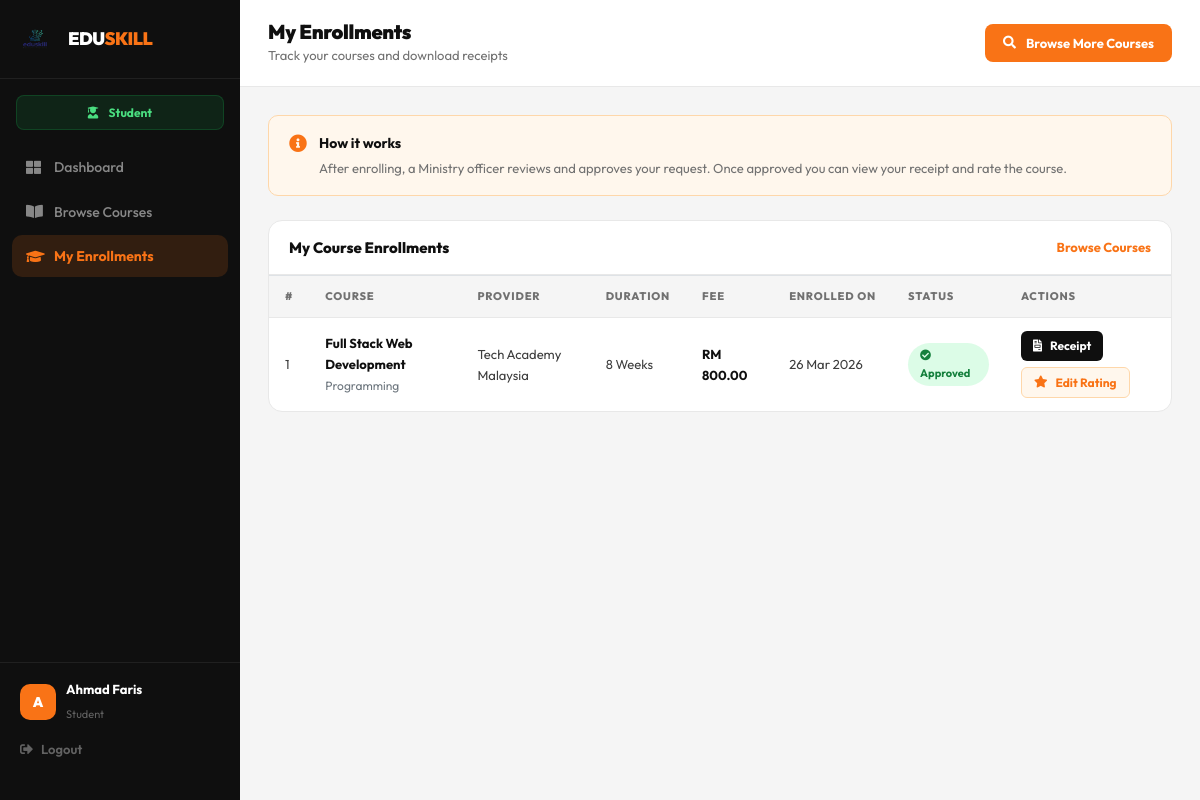
Page /student/my_courses.php (signed in) on the committed database.
### tables this page shows
CREATE TABLE IF NOT EXISTS enrollments (
    id          INT AUTO_INCREMENT PRIMARY KEY,
    student_id  INT NOT NULL,
    course_id   INT NOT NULL,
    notes       TEXT,
    status      ENUM('pending','approved','rejected') DEFAULT 'pending',
    enrolled_at TIMESTAMP DEFAULT CURRENT_TIMESTAMP,
    FOREIGN KEY (student_id) REFERENCES students(id) ON DELETE CASCADE,
    FOREIGN KEY (course_id)  REFERENCES courses(id)  ON DELETE CASCADE,
    UNIQUE KEY unique_enrollment (student_id, course_id)
);

CREATE TABLE IF NOT EXISTS courses (
    id           INT AUTO_INCREMENT PRIMARY KEY,
    provider_id  INT NOT NULL,
    title        VARCHAR(200) NOT NULL,
    category     VARCHAR(100) NOT NULL,
    duration     VARCHAR(50) NOT NULL,
    description  TEXT,
    price        DECIMAL(10,2) DEFAULT 0.00,
    max_students INT DEFAULT 30,
    status       ENUM('pending','approved','rejected') DEFAULT 'pending',
    created_at   TIMESTAMP DEFAULT CURRENT_TIMESTAMP,
    FOREIGN KEY (provider_id) REFERENCES providers(id) ON DELETE CASCADE
);

CREATE TABLE IF NOT EXISTS providers (
    id          INT AUTO_INCREMENT PRIMARY KEY,
    org_name    VARCHAR(150) NOT NULL,
    email       VARCHAR(100) NOT NULL UNIQUE,
    phone       VARCHAR(20),
    address     VARCHAR(200),
    description TEXT,
    password    VARCHAR(255) NOT NULL,
    status      ENUM('pending','approved','rejected') DEFAULT 'pending',
    created_at  TIMESTAMP DEFAULT CURRENT_TIMESTAMP
);

### student/my_courses.php (the view, shortened to what this page needs)
<?php
require_once '../config/database.php';
$student_id   = $_SESSION['user_id'];
$student_name = $_SESSION['user_name'] ?? 'Student';
$result = mysqli_query($conn, "
    SELECT
        e.id,
        e.status,
        e.enrolled_at,
        e.notes,
        c.id   as course_id,
        c.title as course,
        c.duration,
        c.category,
        c.price,
        p.org_name as provider,
        (SELECT rating FROM ratings WHERE student_id=$student_id AND course_id=c.id LIMIT 1) as my_rating,
        (SELECT ROUND(AVG(rating),1) FROM ratings WHERE course_id=c.id) as avg_rating,
        (SELECT COUNT(*) FROM ratings WHERE course_id=c.id) as total_ratings
    FROM enrollments e
    JOIN courses c  ON e.course_id  = c.id
    JOIN providers p ON c.provider_id = p.id
    WHERE e.student_id = $student_id
    ORDER BY e.enrolled_at DESC
");
?>
<!DOCTYPE html>
<html lang="en">
<head>
    <link rel="stylesheet" href="https://stackpath.bootstrapcdn.com/bootstrap/4.5.2/css/bootstrap.min.css">
    <link rel="stylesheet" href="https://cdnjs.cloudflare.com/ajax/libs/font-awesome/5.15.4/css/all.min.css">
    <link rel="stylesheet" href="../css/style.css">
    <link rel="stylesheet" href="../css/pasang.css">
    <link rel="stylesheet" href="../css/shreeyash.css">
</head>
<body class="dashboard-body">
<div class="dashboard-wrap">
    <aside class="dash-sidebar">
        <div class="dsb-brand">
            <a href="../index.php">
                <img src="../images/logo.png" alt="Logo"
                     class="dsb-brand-img"
                     onerror="this.style.display='none'">
                <span class="dsb-brand-text ml-2">EDU<span class="dsb-brand-accent">SKILL</span></span>
            </a>
        </div>
        <div class="dsb-role-badge student-role-badge">
            <i class="fas fa-user-graduate mr-2"></i> Student
        </div>
        <nav class="dsb-nav">
            <a href="dashboard.php"  class="dsb-link"><i class="fas fa-th-large"></i> Dashboard</a>
            <a href="courses.php"    class="dsb-link"><i class="fas fa-book-open"></i> Browse Courses</a>
            <a href="my_courses.php" class="dsb-link active"><i class="fas fa-graduation-cap"></i> My Enrollments</a>
        </nav>
        <div class="dsb-bottom">
            <div class="dsb-user-info">
                <div class="dsb-avatar"><?php echo strtoupper(substr($student_name,0,1)); ?></div>
                <div>
                    <strong><?php echo htmlspecialchars($student_name); ?></strong>
                    <span>Student</span>
                </div>
            </div>
            <a href="../auth/logout.php" class="dsb-logout">
                <i class="fas fa-sign-out-alt"></i> Logout
            </a>
        </div>
    </aside>
    <main class="dash-main">
        <div class="dash-topbar">
            <div>
                <h4 class="dash-page-title">My Enrollments</h4>
                <p class="dash-page-sub">Track your courses and download receipts</p>
            </div>
            <div class="dash-topbar-right">
                <a href="courses.php" class="btn-dash-primary">
                    <i class="fas fa-search mr-1"></i> Browse More Courses
                </a>
            </div>
        </div>
        <div class="dash-content">
            <div class="enrollment-info-box mb-4">
                <div class="eib-item">
                    <i class="fas fa-info-circle"></i>
                    <div>
                        <strong>How it works</strong>
                        <p>After enrolling, a Ministry officer reviews and approves your request. Once approved you can view your receipt and rate the course.</p>
                    </div>
                </div>
            </div>
            <div class="dash-card">
                <div class="dash-card-head">
                    <h5>My Course Enrollments</h5>
                    <a href="courses.php" class="dash-card-link">Browse Courses</a>
                </div>
                <div class="dash-table-wrap">
                    <table class="table dash-table">
                        <thead>
                            <tr>
                                <th>#</th>
                                <th>Course</th>
                                <th>Provider</th>
                                <th>Duration</th>
                                <th>Fee</th>
                                <th>Enrolled On</th>
                                <th>Status</th>
                                <th>Actions</th>
                            </tr>
                        </thead>
                        <tbody>
                            <?php while ($e = mysqli_fetch_assoc($result)): ?>
                            <tr>
                                <td><?php echo $e['id']; ?></td>
                                <td>
                                    <strong><?php echo htmlspecialchars($e['course']); ?></strong><br>
                                    <small class="text-muted"><?php echo htmlspecialchars($e['category']); ?></small>
                                </td>
                                <td><?php echo htmlspecialchars($e['provider']); ?></td>
                                <td><?php echo htmlspecialchars($e['duration']); ?></td>
                                <td>
                                    <?php if ($e['price'] > 0): ?>
                                        <strong>RM <?php echo number_format($e['price'], 2); ?></strong>
                                    <?php else: ?>
                                        <span class="status-approved">Free</span>
                                    <?php endif; ?>
                                </td>
                                <td><?php echo date('d M Y', strtotime($e['enrolled_at'])); ?></td>
                                <td>
                                    <?php if ($e['status'] === 'pending'): ?>
                                        <span class="status-pending">
                                            <i class="fas fa-clock mr-1"></i>Pending
                                        </span>
                                    <?php elseif ($e['status'] === 'approved'): ?>
                                        <span class="status-approved">
                                            <i class="fas fa-check-circle mr-1"></i>Approved
                                        </span>
                                    <?php elseif ($e['status'] === 'completed'): ?>
                                        <span class="status-completed">
                                            <i class="fas fa-certificate mr-1"></i>Completed
                                        </span>
                                    <?php else: ?>
                                        <span class="status-rejected">
                                            <i class="fas fa-times-circle mr-1"></i>Rejected
                                        </span>
                                    <?php endif; ?>
                                </td>
                                <td>
                                    <div class="my-courses-actions">
                                        <?php if ($e['status'] === 'approved' || $e['status'] === 'completed'): ?>
                                            <a href="receipt.php?id=<?php echo $e['id']; ?>"
                                               class="btn-view-receipt">
                                                <i class="fas fa-file-invoice mr-1"></i>Receipt
                                            </a>
                                            <a href="rate_course.php?id=<?php echo $e['course_id']; ?>"
                                               class="<?php echo $e['my_rating'] ? 'btn-edit-rating' : 'btn-rate-course'; ?>">
                                                <i class="fas fa-star mr-1"></i>
                                                <?php echo $e['my_rating'] ? 'Edit Rating' : 'Rate'; ?>
                                            </a>
                                        <?php elseif ($e['status'] === 'pending'): ?>
                                            <span class="my-courses-waiting">
                                                <i class="fas fa-hourglass-half mr-1"></i>Awaiting approval
                                            </span>
                                        <?php else: ?>
                                            <span class="text-muted" style="font-size:12px;">—</span>
                                        <?php endif; ?>
                                    </div>
                                </td>
                            </tr>
                            <?php endwhile; ?>
                        </tbody>
                    </table>
                </div>
            </div>
        </div>
    </main>
</div>
</body>
</html>

### css/style.css (style rules this page uses)
:root { --orange: #f97316; --orange-dk: #ea580c; --orange-lt: #fff7ed; --orange-mid: #fed7aa; --black: #0f0f0f; --dark: #1a1a1a; --text: #3d3d3d; --muted: #717171; --border: #e8e8e8; --bg: #fafafa; --white: #ffffff; --green: #16a34a; --green-lt: #dcfce7; --blue: #2563eb; --blue-lt: #dbeafe; --purple: #7c3aed; --purple-lt: #ede9fe; --pink: #db2777; --pink-lt: #fce7f3; --teal: #0f766e; --teal-lt: #ccfbf1; --nav-h: 72px; --radius: 14px; --radius-lg: 20px; --radius-xl: 28px; --shadow: 0 2px 8px rgba(0,0,0,0.06), 0 1px 2px rgba(0,0,0,0.04); --shadow-md: 0 8px 24px rgba(0,0,0,0.08), 0 2px 8px rgba(0,0,0,0.04); --shadow-lg: 0 20px 48px rgba(0,0,0,0.10); }
* { margin: 0; padding: 0; box-sizing: border-box; }
body { font-family: 'Open Sans', sans-serif; }
body { font-family: 'Outfit', sans-serif; color: var(--text); background: var(--white); padding-top: var(--nav-h); font-size: 16px; line-height: 1.6; -webkit-font-smoothing: antialiased; }
h1, h2, h3, h4, h5, h6 { font-family: 'Outfit', sans-serif; color: var(--black); line-height: 1.15; font-weight: 800; }
a { text-decoration: none; color: inherit; }
img { max-width: 100%; height: auto; display: block; }

### css/shreeyash.css (style rules this page uses)
.btn-edit-rating { background: #fff7ed; color: #f97316 !important; font-size: 12px; font-weight: 700; padding: 5px 12px; border-radius: 6px; text-decoration: none; display: inline-flex; align-items: center; gap: 4px; border: 1px solid #fed7aa; transition: all 0.15s; }
.my-courses-actions { display: flex; flex-wrap: wrap; gap: 6px; align-items: center; }
.btn-view-receipt { background: #0f0f0f; color: white !important; font-size: 12px; font-weight: 700; padding: 5px 12px; border-radius: 6px; text-decoration: none; display: inline-flex; align-items: center; gap: 4px; transition: background 0.15s; }

### rows in the picture
enrollments: id "1", course.title "Full Stack Web Development", course.category "Programming", providers.org_name "Tech Academy Malaysia", course.duration "8 Weeks", course.price "800.00", enrolled_at "26 Mar 2026", status "approved" (drawn)

### other values in the picture
substr($student_name,0,1) "A"
$student_name "Ahmad Faris"
